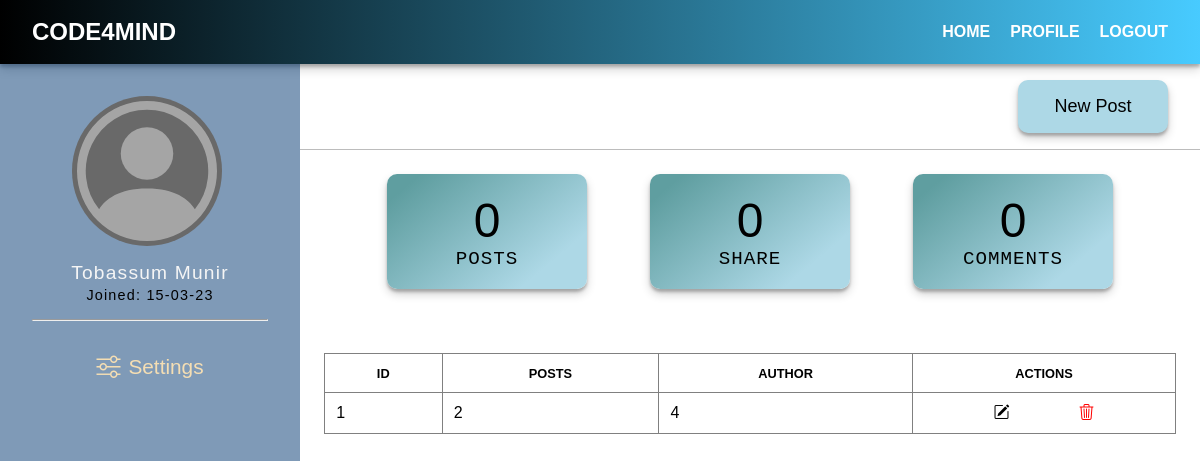
The app's page /profile (signed in) with its own data.
### app/models.py (models this page shows, shortened)
class User(db.Model, UserMixin):
	id = db.Column(db.Integer(), primary_key=True)
	f_name = db.Column(db.String(30), nullable=False)
	l_name = db.Column(db.String(30), nullable=False)
	username = db.Column(db.String(50), unique=True, nullable=False)
	email = db.Column(db.String(100), unique=True, nullable=False)
	password = db.Column(db.String(256), unique=True, nullable=False)
	user_active = db.Column(db.DateTime, default=datetime.datetime.utcnow)
	posts = db.relationship("Post", backref="author", lazy=True)
	comments = db.relationship("Comment", backref="user_comments", lazy=True)

### app/main.py (the view)
@main.route('/profile')
@login_required
def profile():
	return render_template('profile.html', title='Profile')

### app/templates/profile.html (shortened to what this page needs)
{% extends "layout.html" %}
{% block content %}
<section class="main-container">
	<div class="sub-container">
		<aside class="side-menu">
			<div class="image">
				<a href="#" data-profile="change picture" class="profile_pic">
				</a>
				</div>
				<div class="profile__header">
					<h2>{{ current_user.f_name }} {{ current_user.l_name }}</h2>
					<p>Joined: {{ current_user.user_active.strftime('%d-%m-%y') }}</p>
				</div>
				<hr>
				<div class="user_setting">
					<i class="bi bi-sliders"></i>
					<a href="#">settings</a>
				</div>
			</aside>
			<div class="main-content">
				<div class="top-header">
					<a href="{{ url_for('main.new_post') }}" class="btn new__post">new post</a>
				</div>
				<div class="static_content">
					<div class="card_body">
						<h1>0</h1>
						<p>posts</p>
					</div>
					<div class="card_body">
						<h1>0</h1>
						<p>share</p>
					</div>
					<div class="card_body">
						<h1>0</h1>
						<p>comments</p>
					</div>
				</div>
				<div class="user_post_data">
					<table>
						<thead>
							<tr>
								<th>id</th>
								<th>posts</th>
								<th>author</th>
								<th>actions</th>
							</tr>
						</thead>
						<tbody>
							<tr>
								<td>1</td>
								<td>2</td>
								<td>4</td>
								<td>
									<div class="actions">
										<a href="#">
											<i class="bi bi-pencil-square"></i>
										</a>
										<a href="#">
											<i class="bi bi-trash3"></i>
										</a>
									</div>
								</td>
							</tr>
						</tbody>
					</table>
				</div>
			</div>
		</div>
	</section>
	{% endblock %}

### app/static/css/styles.css (style rules this page uses)
* { top: 0; left: 0; padding: 0; margin: 0; box-sizing: border-box; font-family: 'Poppins', sans-serif; }
.btn { width: 150px; padding: 16px 32px; background: none; border: none; background: lightblue; border-radius: 10px; font-size: 18px; outline: none; text-transform: capitalize; text-align: center; margin-top: 30px; box-shadow: rgba(0, 0, 0, 0.19) 0px 5px 10px, rgba(0, 0, 0, 0.23) 0px 3px 3px; }
.main-container { width: 100%; position: relative; display: flex; justify-content: center; align-items: center; }
.main-container { position: relative; }
.sub-container { position: relative; display: flex; justify-content: space-between; width: 100%; }
.sub-container .side-menu { position: absolute; left: 0; padding: 2rem; width: 300px; background: rgba(0, 55, 113, 0.5); height: 100vh; }
.side-menu .image { position: relative; display: flex; justify-content: center; align-items: center; width: 150px; height: 150px; background: dimgray; border-radius: 50%; margin: 0 2.5rem; }
.side-menu .image .profile_pic { position: relative; display: flex; justify-content: center; align-items: center; color: rgba(225,225,225,.5); border-radius: 50%; transition: 1s; }
.profile__header { padding: 1rem; }
.profile__header h2 { font-size: 1.2em; color: whitesmoke; text-align: center; font-weight: 300; padding-bottom: .2rem; letter-spacing: 1.2px; text-transform: capitalize; }
.profile__header p { font-size: 0.9rem; text-align: center; color: black; letter-spacing: 1.2px; text-transform: capitalize; }
.side-menu .user_setting { display: flex; justify-content: center; align-items: center; margin-top: 2rem; }
.user_setting i { margin-right: 0.5rem; font-size: 1.5rem; color: wheat; }
.user_setting a { text-transform: capitalize; color: wheat; font-size: 1.3rem; }
.main-content { position: relative; left: 300px; width: calc(100% - 300px); height: 100vh; }
.main-content .top-header { display: flex; justify-content: flex-end; width: 100%; padding: 0 2rem 1rem 0; border-bottom: 1px solid rgba(172, 172, 172, 0.8); }
.main-content .top-header .new__post { margin-top: 1rem; color: black; }
.static_content { position: relative; display: flex; justify-content: space-evenly; align-items: center; padding: 1.5rem; }
.static_content .card_body { background: linear-gradient(140deg, cadetblue 10%, lightblue 80%); border-radius: 10px; width: 200px; padding: 1.2rem; text-align: center; box-shadow: rgba(0, 0, 0, 0.19) 0px 5px 10px, rgba(0, 0, 0, 0.23) 0px 3px 3px; }
.static_content .card_body h1 { font-size: 3rem; font-weight: 400; color: black; }
.static_content .card_body p { font-size: 1.2rem; font-weight: 300; font-family: monospace; text-transform: uppercase; letter-spacing: 1px; color: black; }
.user_post_data { position: relative; padding: 1.5rem; }
.user_post_data table { width: 100%; border-collapse: collapse; margin-top: 1rem; }
th { text-transform: uppercase; font-size: 0.8rem; }
th, td { padding: 0.7rem; border: 1px solid gray; }
td a { color: black; }
td .actions { display: flex; justify-content: space-evenly; }
td .actions a:nth-child(2) { color: red; }

### app/static/css/header.css (style rules this page uses)
a { text-decoration: none; color: white; }

### records on screen
User: f_name "Tobassum", l_name "Munir", user_active "15-03-23"
